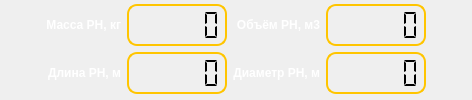
     <widget class="QWidget" name="tab_12">
      <attribute name="title">
       <string>Ступень II</string>
      </attribute>
      <layout class="QGridLayout" name="gridLayout_25">
       <property name="leftMargin">
        <number>3</number>
       </property>
       <property name="topMargin">
        <number>3</number>
       </property>
       <property name="rightMargin">
        <number>3</number>
       </property>
       <property name="bottomMargin">
        <number>3</number>
       </property>
       <item row="0" column="0">
        <widget class="QWidget" name="widget_4" native="true">
         <layout class="QGridLayout" name="gridLayout_31">
          <property name="leftMargin">
           <number>3</number>
          </property>
          <property name="topMargin">
           <number>1</number>
          </property>
          <property name="rightMargin">
           <number>3</number>
          </property>
          <property name="bottomMargin">
           <number>3</number>
          </property>
          <item row="2" column="2">
           <widget class="QLCDNumber" name="out_l_4">
            <property name="minimumSize">
             <size>
              <width>100</width>
              <height>0</height>
             </size>
            </property>
            <property name="font">
             <font>
              <pointsize>14</pointsize>
              <bold>false</bold>
             </font>
            </property>
            <property name="styleSheet">
             <string notr="true">
  border: 2px solid rgb(255, 197, 0);
  border-width: 2px;
  border-radius: 10px;

</string>
            </property>
            <property name="frameShape">
             <enum>QFrame::StyledPanel</enum>
            </property>
            <property name="frameShadow">
             <enum>QFrame::Plain</enum>
            </property>
            <property name="lineWidth">
             <number>3</number>
            </property>
            <property name="smallDecimalPoint">
             <bool>true</bool>
            </property>
            <property name="segmentStyle">
             <enum>QLCDNumber::Flat</enum>
            </property>
           </widget>
          </item>
          <item row="2" column="4">
           <widget class="QLabel" name="d_5">
            <property name="font">
             <font>
              <bold>true</bold>
             </font>
            </property>
            <property name="styleSheet">
             <string notr="true">color: rgb(255, 255, 255);</string>
            </property>
            <property name="text">
             <string>Диаметр РН, м</string>
            </property>
            <property name="alignment">
             <set>Qt::AlignRight|Qt::AlignTrailing|Qt::AlignVCenter</set>
            </property>
           </widget>
          </item>
          <item row="2" column="1">
           <widget class="QLabel" name="l_5">
            <property name="font">
             <font>
              <bold>true</bold>
             </font>
            </property>
            <property name="styleSheet">
             <string notr="true">color: rgb(255, 255, 255);</string>
            </property>
            <property name="text">
             <string>Длина РН, м</string>
            </property>
            <property name="alignment">
             <set>Qt::AlignRight|Qt::AlignTrailing|Qt::AlignVCenter</set>
            </property>
           </widget>
          </item>
          <item row="0" column="5">
           <widget class="QLCDNumber" name="out_w_4">
            <property name="minimumSize">
             <size>
              <width>100</width>
              <height>0</height>
             </size>
            </property>
            <property name="font">
             <font>
              <pointsize>14</pointsize>
              <bold>false</bold>
             </font>
            </property>
            <property name="styleSheet">
             <string notr="true">
  border: 2px solid rgb(255, 197, 0);
  border-width: 2px;
  border-radius: 10px;

</string>
            </property>
            <property name="frameShape">
             <enum>QFrame::StyledPanel</enum>
            </property>
            <property name="frameShadow">
             <enum>QFrame::Plain</enum>
            </property>
            <property name="lineWidth">
             <number>3</number>
            </property>
            <property name="smallDecimalPoint">
             <bool>true</bool>
            </property>
            <property name="segmentStyle">
             <enum>QLCDNumber::Flat</enum>
            </property>
           </widget>
          </item>
          <item row="2" column="5">
           <widget class="QLCDNumber" name="out_d_4">
            <property name="minimumSize">
             <size>
              <width>100</width>
              <height>0</height>
             </size>
            </property>
            <property name="font">
             <font>
              <pointsize>14</pointsize>
              <bold>false</bold>
             </font>
            </property>
            <property name="styleSheet">
             <string notr="true">
  border: 2px solid rgb(255, 197, 0);
  border-width: 2px;
  border-radius: 10px;

</string>
            </property>
            <property name="frameShape">
             <enum>QFrame::StyledPanel</enum>
            </property>
            <property name="frameShadow">
             <enum>QFrame::Plain</enum>
            </property>
            <property name="lineWidth">
             <number>3</number>
            </property>
            <property name="smallDecimalPoint">
             <bool>true</bool>
            </property>
            <property name="segmentStyle">
             <enum>QLCDNumber::Flat</enum>
            </property>
           </widget>
          </item>
          <item row="2" column="6">
           <spacer name="horizontalSpacer_7">
            <property name="orientation">
             <enum>Qt::Horizontal</enum>
            </property>
            <property name="sizeHint" stdset="0">
             <size>
              <width>40</width>
              <height>20</height>
             </size>
            </property>
           </spacer>
          </item>
          <item row="0" column="2">
           <widget class="QLCDNumber" name="out_m_4">
            <property name="minimumSize">
             <size>
              <width>100</width>
              <height>0</height>
             </size>
            </property>
            <property name="font">
             <font>
              <pointsize>14</pointsize>
              <bold>false</bold>
             </font>
            </property>
            <property name="styleSheet">
             <string notr="true">
  border: 2px solid rgb(255, 197, 0);
  border-width: 2px;
  border-radius: 10px;

</string>
            </property>
            <property name="frameShape">
             <enum>QFrame::StyledPanel</enum>
            </property>
            <property name="frameShadow">
             <enum>QFrame::Plain</enum>
            </property>
            <property name="lineWidth">
             <number>3</number>
            </property>
            <property name="smallDecimalPoint">
             <bool>true</bool>
            </property>
            <property name="segmentStyle">
             <enum>QLCDNumber::Flat</enum>
            </property>
           </widget>
          </item>
          <item row="0" column="1">
           <widget class="QLabel" name="m_5">
            <property name="font">
             <font>
              <bold>true</bold>
             </font>
            </property>
            <property name="styleSheet">
             <string notr="true">color: rgb(255, 255, 255);</string>
            </property>
            <property name="text">
             <string>Масса РН, кг</string>
            </property>
            <property name="alignment">
             <set>Qt::AlignRight|Qt::AlignTrailing|Qt::AlignVCenter</set>
            </property>
           </widget>
          </item>
          <item row="2" column="0">
           <spacer name="horizontalSpacer_8">
            <property name="orientation">
             <enum>Qt::Horizontal</enum>
            </property>
            <property name="sizeHint" stdset="0">
             <size>
              <width>40</width>
              <height>20</height>
             </size>
            </property>
           </spacer>
          </item>
          <item row="0" column="4">
           <widget class="QLabel" name="w_5">
            <property name="font">
             <font>
              <bold>true</bold>
             </font>
            </property>
            <property name="styleSheet">
             <string notr="true">color: rgb(255, 255, 255);</string>
            </property>
            <property name="text">
             <string>Объём РН, м3</string>
            </property>
            <property name="alignment">
             <set>Qt::AlignRight|Qt::AlignTrailing|Qt::AlignVCenter</set>
            </property>
           </widget>
          </item>
         </layout>
        </widget>
       </item>
      </layout>
     </widget>
